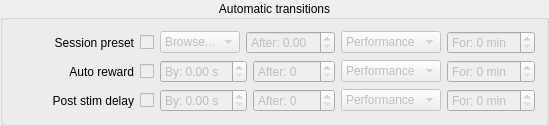
                    <widget class="QGroupBox" name="groupBox_10">
                     <property name="minimumSize">
                      <size>
                       <width>0</width>
                       <height>0</height>
                      </size>
                     </property>
                     <property name="title">
                      <string>Automatic transitions</string>
                     </property>
                     <property name="alignment">
                      <set>Qt::AlignCenter</set>
                     </property>
                     <layout class="QHBoxLayout" name="horizontalLayout_17">
                      <item>
                       <layout class="QGridLayout" name="gridLayout_3">
                        <item row="1" column="1">
                         <layout class="QHBoxLayout" name="horizontalLayout_6">
                          <item>
                           <widget class="QCheckBox" name="checkBox">
                            <property name="enabled">
                             <bool>false</bool>
                            </property>
                            <property name="sizePolicy">
                             <sizepolicy hsizetype="Fixed" vsizetype="Fixed">
                              <horstretch>0</horstretch>
                              <verstretch>0</verstretch>
                             </sizepolicy>
                            </property>
                            <property name="minimumSize">
                             <size>
                              <width>0</width>
                              <height>0</height>
                             </size>
                            </property>
                            <property name="text">
                             <string/>
                            </property>
                           </widget>
                          </item>
                          <item>
                           <widget class="QDoubleSpinBox" name="doubleSpinBox">
                            <property name="enabled">
                             <bool>false</bool>
                            </property>
                            <property name="minimumSize">
                             <size>
                              <width>0</width>
                              <height>0</height>
                             </size>
                            </property>
                            <property name="prefix">
                             <string>By: </string>
                            </property>
                            <property name="suffix">
                             <string> s</string>
                            </property>
                           </widget>
                          </item>
                          <item>
                           <widget class="QSpinBox" name="spinBox_2">
                            <property name="enabled">
                             <bool>false</bool>
                            </property>
                            <property name="minimumSize">
                             <size>
                              <width>0</width>
                              <height>0</height>
                             </size>
                            </property>
                            <property name="suffix">
                             <string/>
                            </property>
                            <property name="prefix">
                             <string>After: </string>
                            </property>
                           </widget>
                          </item>
                          <item>
                           <widget class="QComboBox" name="comboBox">
                            <property name="enabled">
                             <bool>false</bool>
                            </property>
                            <property name="minimumSize">
                             <size>
                              <width>0</width>
                              <height>0</height>
                             </size>
                            </property>
                            <item>
                             <property name="text">
                              <string>Performance</string>
                             </property>
                            </item>
                            <item>
                             <property name="text">
                              <string>Trials</string>
                             </property>
                            </item>
                            <item>
                             <property name="text">
                              <string>Correct trials</string>
                             </property>
                            </item>
                            <item>
                             <property name="text">
                              <string>Minutes</string>
                             </property>
                            </item>
                           </widget>
                          </item>
                          <item>
                           <widget class="QSpinBox" name="spinBox">
                            <property name="enabled">
                             <bool>false</bool>
                            </property>
                            <property name="minimumSize">
                             <size>
                              <width>0</width>
                              <height>0</height>
                             </size>
                            </property>
                            <property name="suffix">
                             <string> min</string>
                            </property>
                            <property name="prefix">
                             <string>For: </string>
                            </property>
                           </widget>
                          </item>
                         </layout>
                        </item>
                        <item row="0" column="0">
                         <widget class="QLabel" name="label_10">
                          <property name="sizePolicy">
                           <sizepolicy hsizetype="Fixed" vsizetype="Preferred">
                            <horstretch>0</horstretch>
                            <verstretch>0</verstretch>
                           </sizepolicy>
                          </property>
                          <property name="minimumSize">
                           <size>
                            <width>120</width>
                            <height>0</height>
                           </size>
                          </property>
                          <property name="text">
                           <string>Session preset</string>
                          </property>
                          <property name="alignment">
                           <set>Qt::AlignRight|Qt::AlignTrailing|Qt::AlignVCenter</set>
                          </property>
                         </widget>
                        </item>
                        <item row="2" column="0">
                         <widget class="QLabel" name="label_25">
                          <property name="sizePolicy">
                           <sizepolicy hsizetype="Preferred" vsizetype="Preferred">
                            <horstretch>0</horstretch>
                            <verstretch>0</verstretch>
                           </sizepolicy>
                          </property>
                          <property name="minimumSize">
                           <size>
                            <width>0</width>
                            <height>0</height>
                           </size>
                          </property>
                          <property name="text">
                           <string>Post stim delay</string>
                          </property>
                          <property name="alignment">
                           <set>Qt::AlignRight|Qt::AlignTrailing|Qt::AlignVCenter</set>
                          </property>
                         </widget>
                        </item>
                        <item row="1" column="0">
                         <widget class="QLabel" name="label_15">
                          <property name="sizePolicy">
                           <sizepolicy hsizetype="Fixed" vsizetype="Preferred">
                            <horstretch>0</horstretch>
                            <verstretch>0</verstretch>
                           </sizepolicy>
                          </property>
                          <property name="minimumSize">
                           <size>
                            <width>120</width>
                            <height>0</height>
                           </size>
                          </property>
                          <property name="text">
                           <string>Auto reward</string>
                          </property>
                          <property name="alignment">
                           <set>Qt::AlignRight|Qt::AlignTrailing|Qt::AlignVCenter</set>
                          </property>
                         </widget>
                        </item>
                        <item row="0" column="1">
                         <layout class="QHBoxLayout" name="horizontalLayout_14">
                          <item>
                           <widget class="QCheckBox" name="autoTransition_CheckBox">
                            <property name="enabled">
                             <bool>false</bool>
                            </property>
                            <property name="sizePolicy">
                             <sizepolicy hsizetype="Fixed" vsizetype="Fixed">
                              <horstretch>0</horstretch>
                              <verstretch>0</verstretch>
                             </sizepolicy>
                            </property>
                            <property name="minimumSize">
                             <size>
                              <width>0</width>
                              <height>0</height>
                             </size>
                            </property>
                            <property name="focusPolicy">
                             <enum>Qt::StrongFocus</enum>
                            </property>
                            <property name="text">
                             <string/>
                            </property>
                           </widget>
                          </item>
                          <item>
                           <widget class="QComboBox" name="autoTransitionTo_ComboBox">
                            <property name="enabled">
                             <bool>false</bool>
                            </property>
                            <property name="minimumSize">
                             <size>
                              <width>0</width>
                              <height>0</height>
                             </size>
                            </property>
                            <property name="focusPolicy">
                             <enum>Qt::StrongFocus</enum>
                            </property>
                            <item>
                             <property name="text">
                              <string>Browse...</string>
                             </property>
                            </item>
                           </widget>
                          </item>
                          <item>
                           <widget class="QDoubleSpinBox" name="autoTransitionAfterNum_SpinBox">
                            <property name="enabled">
                             <bool>false</bool>
                            </property>
                            <property name="minimumSize">
                             <size>
                              <width>0</width>
                              <height>0</height>
                             </size>
                            </property>
                            <property name="focusPolicy">
                             <enum>Qt::StrongFocus</enum>
                            </property>
                            <property name="prefix">
                             <string>After: </string>
                            </property>
                           </widget>
                          </item>
                          <item>
                           <widget class="QComboBox" name="autoTransitionAfterCriteria_ComboBox">
                            <property name="enabled">
                             <bool>false</bool>
                            </property>
                            <property name="minimumSize">
                             <size>
                              <width>0</width>
                              <height>0</height>
                             </size>
                            </property>
                            <property name="focusPolicy">
                             <enum>Qt::StrongFocus</enum>
                            </property>
                            <item>
                             <property name="text">
                              <string>Performance</string>
                             </property>
                            </item>
                            <item>
                             <property name="text">
                              <string>Trials</string>
                             </property>
                            </item>
                            <item>
                             <property name="text">
                              <string>Correct trials</string>
                             </property>
                            </item>
                            <item>
                             <property name="text">
                              <string>Minutes</string>
                             </property>
                            </item>
                           </widget>
                          </item>
                          <item>
                           <widget class="QSpinBox" name="autoTransitionFor_SpinBox">
                            <property name="enabled">
                             <bool>false</bool>
                            </property>
                            <property name="minimumSize">
                             <size>
                              <width>0</width>
                              <height>0</height>
                             </size>
                            </property>
                            <property name="suffix">
                             <string> min</string>
                            </property>
                            <property name="prefix">
                             <string>For: </string>
                            </property>
                           </widget>
                          </item>
                         </layout>
                        </item>
                        <item row="2" column="1">
                         <layout class="QHBoxLayout" name="horizontalLayout_27">
                          <item>
                           <widget class="QCheckBox" name="checkBox_5">
                            <property name="enabled">
                             <bool>false</bool>
                            </property>
                            <property name="sizePolicy">
                             <sizepolicy hsizetype="Fixed" vsizetype="Fixed">
                              <horstretch>0</horstretch>
                              <verstretch>0</verstretch>
                             </sizepolicy>
                            </property>
                            <property name="minimumSize">
                             <size>
                              <width>0</width>
                              <height>0</height>
                             </size>
                            </property>
                            <property name="text">
                             <string/>
                            </property>
                           </widget>
                          </item>
                          <item>
                           <widget class="QDoubleSpinBox" name="doubleSpinBox_6">
                            <property name="enabled">
                             <bool>false</bool>
                            </property>
                            <property name="minimumSize">
                             <size>
                              <width>0</width>
                              <height>0</height>
                             </size>
                            </property>
                            <property name="prefix">
                             <string>By: </string>
                            </property>
                            <property name="suffix">
                             <string> s</string>
                            </property>
                           </widget>
                          </item>
                          <item>
                           <widget class="QSpinBox" name="spinBox_29">
                            <property name="enabled">
                             <bool>false</bool>
                            </property>
                            <property name="minimumSize">
                             <size>
                              <width>0</width>
                              <height>0</height>
                             </size>
                            </property>
                            <property name="suffix">
                             <string/>
                            </property>
                            <property name="prefix">
                             <string>After: </string>
                            </property>
                           </widget>
                          </item>
                          <item>
                           <widget class="QComboBox" name="comboBox_3">
                            <property name="enabled">
                             <bool>false</bool>
                            </property>
                            <property name="minimumSize">
                             <size>
                              <width>0</width>
                              <height>0</height>
                             </size>
                            </property>
                            <item>
                             <property name="text">
                              <string>Performance</string>
                             </property>
                            </item>
                            <item>
                             <property name="text">
                              <string>Trials</string>
                             </property>
                            </item>
                            <item>
                             <property name="text">
                              <string>Correct trials</string>
                             </property>
                            </item>
                            <item>
                             <property name="text">
                              <string>Minutes</string>
                             </property>
                            </item>
                           </widget>
                          </item>
                          <item>
                           <widget class="QSpinBox" name="spinBox_30">
                            <property name="enabled">
                             <bool>false</bool>
                            </property>
                            <property name="minimumSize">
                             <size>
                              <width>0</width>
                              <height>0</height>
                             </size>
                            </property>
                            <property name="suffix">
                             <string> min</string>
                            </property>
                            <property name="prefix">
                             <string>For: </string>
                            </property>
                           </widget>
                          </item>
                         </layout>
                        </item>
                       </layout>
                      </item>
                     </layout>
                    </widget>
